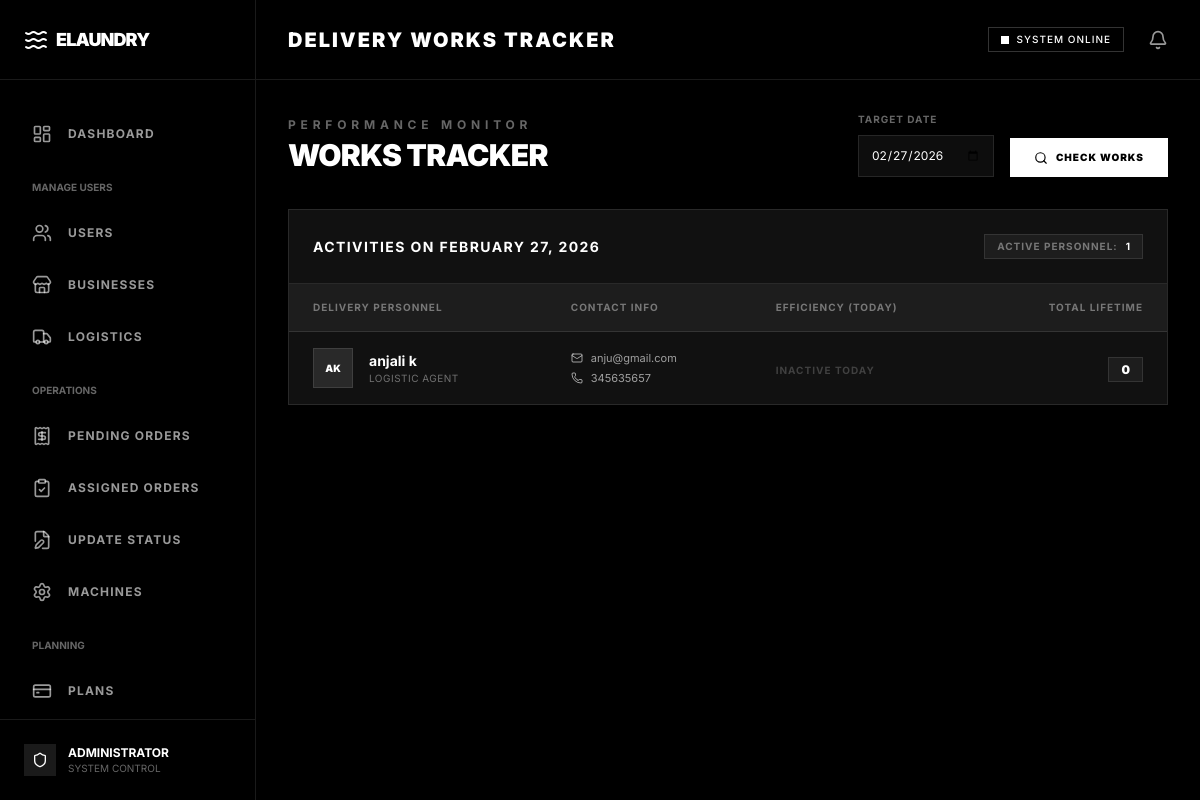
/track_delivery_works/, run on an earlier commit of the app's database.
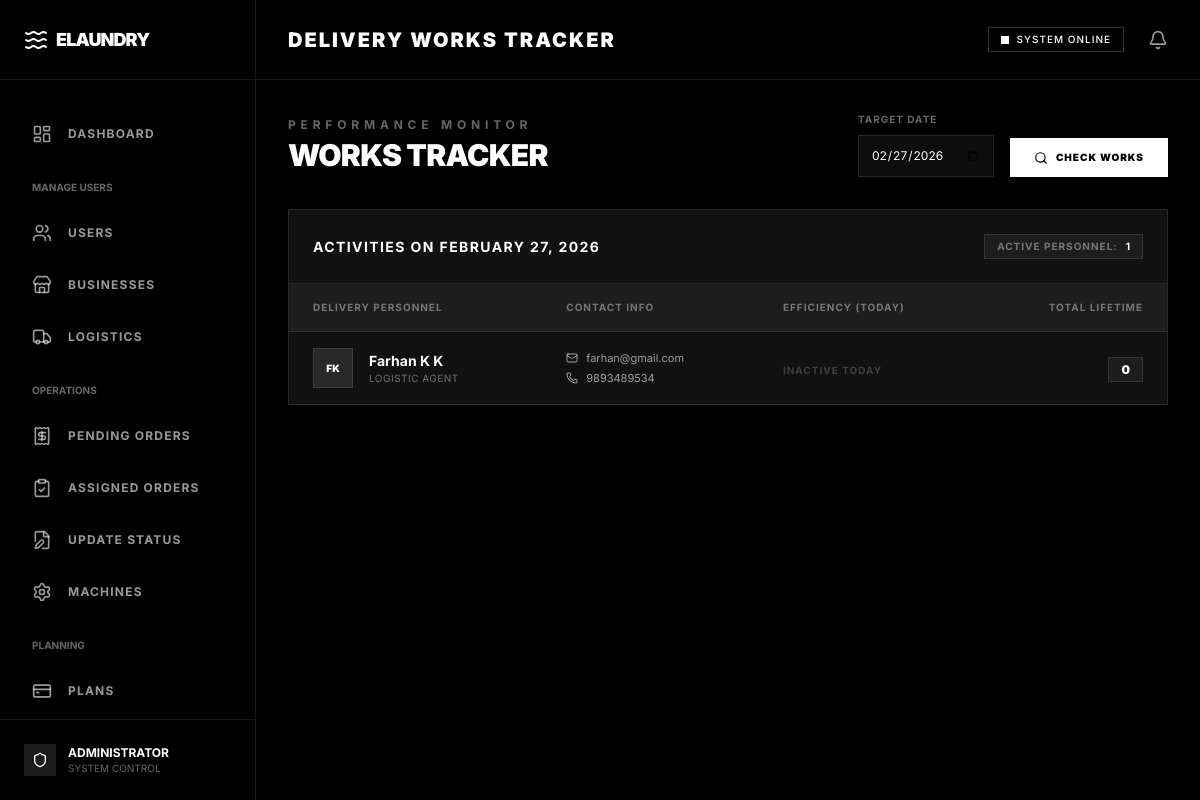
And on a later commit of the database.
### logistics/models.py (models this page shows)
class DeliveryMan(models.Model):
    first_name = models.CharField(max_length=50)
    last_name = models.CharField(max_length=50)
    email = models.EmailField(unique=True)
    phone_number = models.CharField(max_length=15)
    profile_image = models.CharField(max_length=100)
    license_image = models.CharField(max_length=100)
    house = models.CharField(max_length=100)
    district = models.CharField(max_length=100)
    place = models.CharField(max_length=100)
    post = models.CharField(max_length=100)
    pin = models.CharField(max_length=10)
    created_at = models.DateTimeField(auto_now_add=True)
    updated_at = models.DateTimeField(auto_now=True)
    LOGIN = models.ForeignKey(login, on_delete=models.CASCADE, default=1)

### myadmin/views.py (the view)
# urls.py: path('track_delivery_works/', views.track_delivery_works, name='track_delivery_works'),
def track_delivery_works(request):
    selected_date_str = request.GET.get('date')
    if selected_date_str:
        try:
            selected_date = datetime.strptime(selected_date_str, "%Y-%m-%d").date()
        except ValueError:
            selected_date = date.today()
    else:
        selected_date = date.today()
    deliverymen = DeliveryMan.objects.annotate(
        work_count_today=Count(
            'pickup_orders',
            filter=Q(pickup_orders__assignment_date__date=selected_date)
        ),
        total_work_count=Count('pickup_orders')
    )
    context = {
        'deliverymen': deliverymen,
        'selected_date': selected_date
    }
    return render(request, 'track_delivery_works.html', context)

### myadmin/templates/track_delivery_works.html (shortened to what this page needs)
{% extends 'admin_home.html' %}
{% block title %}Delivery Works Tracker{% endblock %}
{% block body %}
<div class="space-y-8">
    <div class="flex flex-col md:flex-row justify-between items-start md:items-center gap-6">
        <div class="space-y-1">
            <h2 class="text-xs font-bold uppercase tracking-[0.4em] text-white/40">Performance Monitor</h2>
            <h3 class="text-3xl font-black uppercase tracking-tight text-white">Works Tracker</h3>
        </div>
        <form method="get" action="" class="w-full md:w-auto">
            <div class="flex flex-col sm:flex-row items-end gap-4">
                <div class="space-y-2 w-full sm:w-auto">
                    <label for="date" class="block text-[10px] font-bold uppercase tracking-widest text-white/40">Target
                        Date</label>
                    <input type="date" id="date" name="date" value="{{ selected_date|date:'Y-m-d' }}"
                        class="w-full bg-white/5 border border-white/10 text-white text-xs p-3 focus:outline-none focus:border-white/40 transition-colors">
                </div>
                <button type="submit"
                    class="w-full sm:w-auto px-6 py-3 bg-white text-black font-black uppercase tracking-widest text-[10px] items-center justify-center gap-2 hover:bg-gray-200 transition-colors flex">
                    <i data-lucide="search" class="w-3.5 h-3.5"></i>
                    <span>Check Works</span>
                </button>
            </div>
        </form>
    </div>
    <div class="bg-surface border border-white/10">
        <div
            class="p-6 border-b border-white/10 flex flex-col sm:flex-row justify-between items-start sm:items-center gap-4">
            <div class="flex items-center gap-3">
                <h4 class="text-sm font-bold uppercase tracking-widest text-white">Activities on {{ selected_date|date:"F j, Y" }}</h4>
            </div>
            <div class="flex items-center gap-2 px-3 py-1 bg-white/5 border border-white/10">
                <span class="text-[10px] font-bold uppercase tracking-widest text-white/40">Active Personnel:</span>
                <span class="text-[10px] font-bold text-white">{{ deliverymen|length }}</span>
            </div>
        </div>
        <div class="overflow-x-auto">
            <table class="w-full text-left">
                <thead>
                    <tr class="border-b border-white/10 bg-white/5">
                        <th class="px-6 py-4 text-[10px] font-bold uppercase tracking-widest text-white/40">Delivery
                            Personnel</th>
                        <th class="px-6 py-4 text-[10px] font-bold uppercase tracking-widest text-white/40">Contact Info
                        </th>
                        <th class="px-6 py-4 text-[10px] font-bold uppercase tracking-widest text-white/40">Efficiency
                            (Today)</th>
                        <th class="px-6 py-4 text-[10px] font-bold uppercase tracking-widest text-white/40 text-right">
                            Total Lifetime</th>
                    </tr>
                </thead>
                <tbody class="divide-y divide-white/5">
                    {% for man in deliverymen %}
                    <tr class="hover:bg-white/5 transition-colors group">
                        <td class="px-6 py-4">
                            <div class="flex items-center gap-4">
                                <div
                                    class="w-10 h-10 bg-white/10 flex items-center justify-center text-[10px] font-black uppercase text-white border border-white/10 group-hover:border-white/40 transition-colors">
                                    {{ man.first_name|slice:":1" }}{{ man.last_name|slice:":1" }}
                                </div>
                                <div class="flex flex-col">
                                    <span class="text-sm font-bold text-white">{{ man.first_name }} {{ man.last_name }}</span>
                                    <span class="text-[10px] uppercase text-white/40 tracking-wider">Logistic Agent</span>
                                </div>
                            </div>
                        </td>
                        <td class="px-6 py-4">
                            <div class="flex flex-col gap-1">
                                <a href="mailto:{{ man.email }}"
                                    class="text-[11px] text-white/60 hover:text-white transition-colors flex items-center gap-2">
                                    <i data-lucide="mail" class="w-3 h-3"></i>
                                    {{ man.email }}
                                </a>
                                <a href="tel:{{ man.phone_number }}"
                                    class="text-[11px] text-white/60 hover:text-white transition-colors flex items-center gap-2">
                                    <i data-lucide="phone" class="w-3 h-3"></i>
                                    {{ man.phone_number }}
                                </a>
                            </div>
                        </td>
                        <td class="px-6 py-4">
                            {% if man.work_count_today > 0 %}
                            <div class="flex items-center gap-3">
                                <span
                                    class="px-2 py-0.5 bg-green-500/10 text-green-500 border border-green-500/20 text-[10px] font-bold uppercase tracking-widest">
                                    {{ man.work_count_today }} COMPLETED
                                </span>
                            </div>
                            {% else %}
                            <span class="text-[10px] font-bold uppercase tracking-widest text-white/20">Inactive
                                Today</span>
                            {% endif %}
                        </td>
                        <td class="px-6 py-4 text-right">
                            <span class="text-xs font-black text-white px-3 py-1 bg-white/5 border border-white/10">{{  man.total_work_count }}</span>
                        </td>
                    </tr>
                    {% endfor %}
                </tbody>
            </table>
        </div>
    </div>
</div>
{% endblock %}

### myadmin/templates/admin_home.html (shortened to what this page needs)
<!DOCTYPE html>
<html class="dark" lang="en">
<head>
    {% load static %}
    <script src="https://cdn.tailwindcss.com?plugins=forms,container-queries"></script>
    <script id="tailwind-config">
        tailwind.config = {
            darkMode: "class",
            theme: {
                extend: {
                    colors: {
                        "primary": "#ffffff",
                        "background-light": "#f6f6f8",
                        "background-dark": "#000000",
                        "surface": "#111111",
                        "border-color": "#333333"
                    },
                    fontFamily: {
                        "display": ["Inter", "sans-serif"]
                    },
                    borderRadius: {
                        "DEFAULT": "0px",
                        "lg": "0px",
                        "xl": "0px",
                        "full": "0px"
                    },
                },
            },
        }
    </script>
</head>
<body class="bg-background-dark font-display text-white antialiased overflow-hidden h-screen flex">
    <aside id="sidebar"
        class="fixed inset-y-0 left-0 z-50 w-64 border-r border-white/10 flex flex-col h-full bg-black shrink-0 sidebar-closed lg:relative lg:sidebar-open">
        <div class="h-20 flex items-center justify-between px-6 border-b border-white/10">
            <div class="flex items-center gap-2">
                <i data-lucide="waves" class="text-white w-6 h-6"></i>
                <h1 class="text-white text-lg font-black tracking-tighter uppercase">ELaundry</h1>
            </div>
        </div>
        <nav class="flex-1 py-8 px-4 flex flex-col gap-2 overflow-y-auto">
            <a class="flex items-center gap-4 px-4 py-3 font-bold text-xs uppercase tracking-widest transition-colors {% if request.resolver_match.url_name == 'admin_home' %}bg-white text-black{% else %}text-white/60 hover:text-white hover:bg-white/5{% endif %}"
                href="{% url 'admin_home' %}">
                <i data-lucide="layout-dashboard" class="w-5 h-5"></i>
                Dashboard
            </a>
            <span class="px-4 text-[10px] uppercase font-bold text-white/40 mt-4 mb-2">Manage Users</span>
            <a class="flex items-center gap-4 px-4 py-3 font-bold text-xs uppercase tracking-widest transition-colors {% if request.resolver_match.url_name == 'view_users' %}bg-white text-black{% else %}text-white/60 hover:text-white hover:bg-white/5{% endif %}"
                href="{% url 'view_users' %}">
                <i data-lucide="users" class="w-5 h-5"></i>
                Users
            </a>
            <a class="flex items-center gap-4 px-4 py-3 font-bold text-xs uppercase tracking-widest transition-colors {% if request.resolver_match.url_name == 'view_business' %}bg-white text-black{% else %}text-white/60 hover:text-white hover:bg-white/5{% endif %}"
                href="{% url 'view_business' %}">
                <i data-lucide="store" class="w-5 h-5"></i>
                Businesses
            </a>
            <a class="flex items-center gap-4 px-4 py-3 font-bold text-xs uppercase tracking-widest transition-colors {% if request.resolver_match.url_name == 'view_logistics' %}bg-white text-black{% else %}text-white/60 hover:text-white hover:bg-white/5{% endif %}"
                href="{% url 'view_logistics' %}">
                <i data-lucide="truck" class="w-5 h-5"></i>
                Logistics
            </a>
            <span class="px-4 text-[10px] uppercase font-bold text-white/40 mt-4 mb-2">Operations</span>
            <a class="flex items-center gap-4 px-4 py-3 font-bold text-xs uppercase tracking-widest transition-colors {% if request.resolver_match.url_name == 'pending_service_orders' %}bg-white text-black{% else %}text-white/60 hover:text-white hover:bg-white/5{% endif %}"
                href="{% url 'pending_service_orders' %}">
                <i data-lucide="receipt" class="w-5 h-5"></i>
                Pending Orders
            </a>
            <a class="flex items-center gap-4 px-4 py-3 font-bold text-xs uppercase tracking-widest transition-colors {% if request.resolver_match.url_name == 'assigned_orders' %}bg-white text-black{% else %}text-white/60 hover:text-white hover:bg-white/5{% endif %}"
                href="{% url 'assigned_orders' %}">
                <i data-lucide="clipboard-check" class="w-5 h-5"></i>
                Assigned Orders
            </a>
            <a class="flex items-center gap-4 px-4 py-3 font-bold text-xs uppercase tracking-widest transition-colors {% if request.resolver_match.url_name == 'update_order_status' %}bg-white text-black{% else %}text-white/60 hover:text-white hover:bg-white/5{% endif %}"
                href="{% url 'update_order_status' %}">
                <i data-lucide="file-edit" class="w-5 h-5"></i>
                Update Status
            </a>
            <a class="flex items-center gap-4 px-4 py-3 font-bold text-xs uppercase tracking-widest transition-colors {% if request.resolver_match.url_name == 'manage_machines' %}bg-white text-black{% else %}text-white/60 hover:text-white hover:bg-white/5{% endif %}"
                href="{% url 'manage_machines' %}">
                <i data-lucide="settings" class="w-5 h-5"></i>
                Machines
            </a>
            <span class="px-4 text-[10px] uppercase font-bold text-white/40 mt-4 mb-2">Planning</span>
            <a class="flex items-center gap-4 px-4 py-3 font-bold text-xs uppercase tracking-widest transition-colors {% if request.resolver_match.url_name == 'list_subscription_plans' %}bg-white text-black{% else %}text-white/60 hover:text-white hover:bg-white/5{% endif %}"
                href="{% url 'list_subscription_plans' %}">
                <i data-lucide="credit-card" class="w-5 h-5"></i>
                Plans
            </a>
        </nav>
        <div class="p-6 border-t border-white/10">
            <div class="flex items-center gap-3">
                <div class="w-8 h-8 bg-white/10 flex items-center justify-center rounded">
                    <i data-lucide="shield" class="w-4 h-4 text-white"></i>
                </div>
                <div class="flex flex-col">
                    <span class="text-xs font-bold uppercase">Administrator</span>
                    <span class="text-[10px] text-white/40 uppercase">System Control</span>
                </div>
            </div>
        </div>
    </aside>
    <main class="flex-1 flex flex-col h-full overflow-hidden bg-black relative w-full">
        <header class="h-20 border-b border-white/10 flex items-center justify-between px-8 bg-black shrink-0">
            <div class="flex items-center gap-4">
                <h2 class="text-xl font-black uppercase tracking-widest">
                    {% block title %}Dashboard Overview{% endblock %}
                </h2>
            </div>
            <div class="flex items-center gap-6">
                <div class="hidden md:flex items-center gap-2 px-3 py-1 border border-white/20">
                    <span class="relative flex h-2 w-2">
                        <span class="relative inline-flex rounded-full h-2 w-2 bg-white"></span>
                    </span>
                    <span class="text-[10px] font-medium uppercase tracking-widest text-white">System Online</span>
                </div>
                <button class="text-white/60 hover:text-white">
                    <i data-lucide="bell" class="w-5 h-5"></i>
                </button>
            </div>
        </header>
        <div class="flex-1 overflow-y-auto p-4 md:p-8">
            {% block body %}{% endblock %}
        </div>
    </main>
</body>
</html>

### myadmin/templates/admin_home.html (style rules this page uses)
#sidebar { transition: transform 0.3s ease-in-out; }
.sidebar-closed { transform: translateX(-100%); }
@media (min-width: 1024px) { #sidebar { transform: translateX(0) !important; } }

What changed in the data, as far as the page shows it:
removed DeliveryMan: first_name "A", last_name "K", first_name "anjali", last_name "k", email "anju@gmail.com", phone_number "345635657", shows "INACTIVE TODAY", total_work_count "0"
added DeliveryMan: first_name "F", last_name "K", first_name "Farhan", last_name "K K", email "farhan@gmail.com", phone_number "9893489534", shows "INACTIVE TODAY", total_work_count "0"
